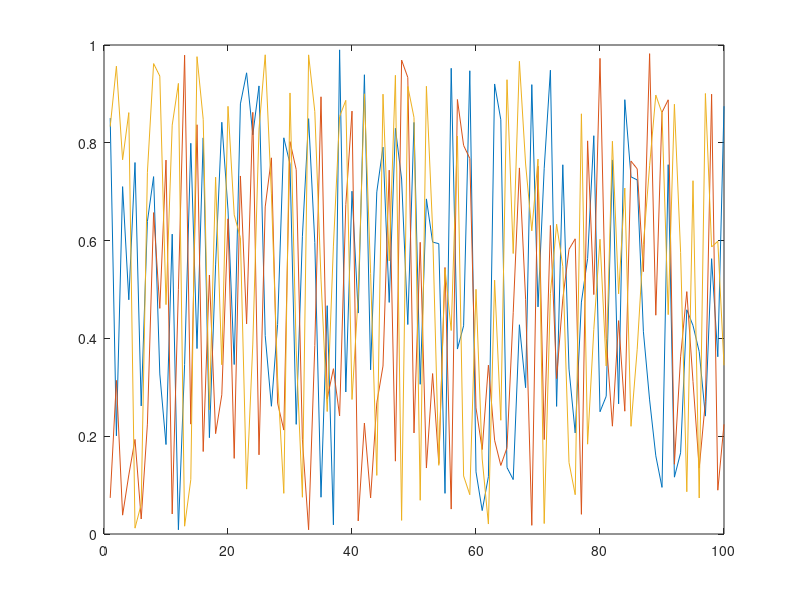

The MATLAB source for this figure: (Note: this script raises an error after producing the figure.)
function result = test_legend_010
result = false;
a = figure;
plot(rand(100,3));
legend('first','second','third','location','N');
drawnow;
close(a);
result = true;
